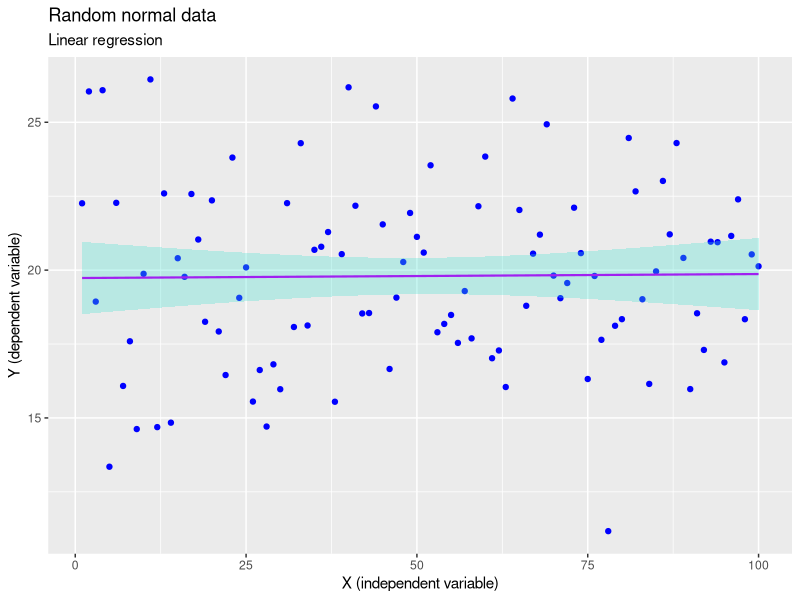

The R script that drew this image:
## ---- chunk 1
knitr::opts_chunk$set(
  comment = "R>", 
  warning = FALSE, 
  message = FALSE
)
## ---- chunk 2
head(faithful)
## ---- chunk 3
eruption.lm <- lm(eruptions ~ waiting, data = faithful)
summary(eruption.lm)
## ---- chunk 4
# use the accessor function to grab the coefficients:
erupt.coef <- coefficients(eruption.lm)
erupt.coef

# how long would an eruption last of we waited, say, 80 minutes?
waiting <- 80 
 
# the first and second coef. can be accessed using the 
# square bracket notation:
erupt.pred <- erupt.coef[1] + (erupt.coef[2] * waiting)
erupt.pred # the unit is minutes
## ---- chunk 5
pred.val <- data.frame(waiting = c(60, 80, 100))
predict(eruption.lm, pred.val) # returns waiting time in minutes
## ---- chunk 6
summary(eruption.lm)$r.squared
## ---- chunk 7
library(tidyverse)
n <- 100
set.seed(666)
rand.df <- data.frame(x = seq(1:n),
                      y = rnorm(n = n, mean = 20, sd = 3))
ggplot(data = rand.df, aes(x = x, y = y)) +
  geom_point(colour = "blue") +
  stat_smooth(method = "lm", colour = "purple", size = 0.75, fill = "turquoise", alpha = 0.3) +
  labs(title = "Random normal data",
       subtitle = "Linear regression",
       x = "X (independent variable)",
       y = "Y (dependent variable)")
## ---- chunk 8
pred.val <- data.frame(waiting = c(80))
predict(eruption.lm, pred.val, interval = "confidence")
## ---- chunk 9
pred.val <- data.frame(waiting = c(80))
predict(eruption.lm, pred.val, interval = "prediction")
## ---- chunk 10

